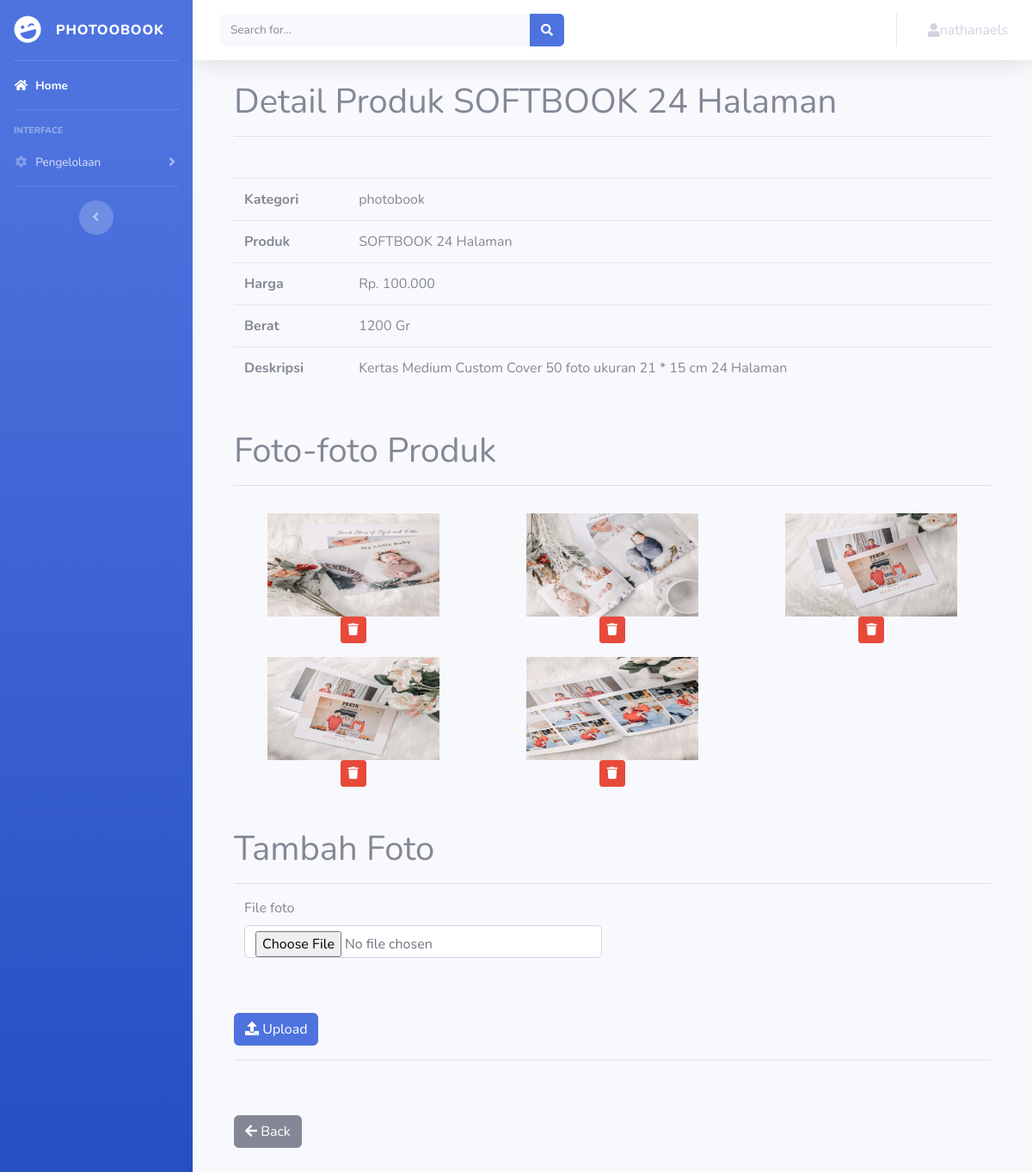
The page /admin/index.php?halaman=detailproduk&id=10 (signed in) on the database its author committed.
### tables this page shows
CREATE TABLE `produk` (
  `id_produk` int(11) NOT NULL,
  `id_kategori` int(11) NOT NULL,
  `max` varchar(11) NOT NULL,
  `nama_produk` varchar(100) NOT NULL,
  `harga` int(11) NOT NULL,
  `berat` int(11) NOT NULL,
  `deskripsi` text NOT NULL,
  `foto` varchar(255) NOT NULL
);

CREATE TABLE `kategori` (
  `id_kategori` int(11) NOT NULL,
  `kategori` varchar(255) NOT NULL
);

CREATE TABLE `foto_produk` (
  `id_foto_produk` int(11) NOT NULL,
  `id_produk` int(11) NOT NULL,
  `nama_produk_foto` varchar(255) NOT NULL
);

### admin/page/detail_produk.php (the view, shortened to what this page needs)
<?php
$semuadata = array();
$id_produk = $_GET['id'];
$ambil = $koneksi->query("SELECT * FROM produk LEFT JOIN kategori ON kategori.id_kategori=produk.id_kategori WHERE produk.id_produk = '$id_produk' ");
$pecah = $ambil->fetch_assoc();
$get = $koneksi->query("SELECT * FROM foto_produk WHERE id_produk='$id_produk' ");
while($per = $get->fetch_assoc()){
	$semuadata[] = $per;
}
 ?>
<div class="container">
	<h1>Detail Produk <?php echo $pecah['nama_produk'] ?></h1><hr>
 <table class="table mt-5 table-hover">
 	<tr>
 		<th>Kategori</th>
 		<td><?php echo $pecah['kategori'] ?></td>
 	</tr>
 	<tr>
 		<th>Produk</th>
 		<td><?php echo $pecah['nama_produk'] ?></td>
 	</tr>
 	<tr>
 		<th>Harga</th>
 		<td>Rp. <?php echo number_format($pecah['harga'],0,',','.') ?></td>
 	</tr>
 	<tr>
 		<th>Berat</th>
 		<td><?php echo $pecah['berat'] ?> Gr</td>
 	</tr>
 	<tr>
 		<th>Deskripsi</th>
 		<td><?php echo $pecah['deskripsi'] ?></td>
 	</tr>
 </table>
<h1 class="mt-5">Foto-foto Produk</h1><hr>
<div class="row">
<?php foreach ($semuadata as $key => $value): ?>
	<div class="col-md-4 text-center">
		<img src="../foto produk/<?php echo $value['nama_produk_foto'] ?>" class="mt-3 img-responsive" width="200px"><br>
		<a href="index.php?halaman=hapusprodukfoto&idfot=<?php echo $value['id_foto_produk'] ?>&idprd=<?php echo $id_produk ?>" class="btn btn-danger btn-sm" onclick="return confirm('apakah anda yakin ingin menghapusnya?') "><i class="fas fa-trash"></i></a>
	</div>
<?php endforeach ?>
</div>
<h1 class="mt-5">Tambah Foto</h1><hr>
	<form method="post" enctype="multipart/form-data">
		<div class="form-group">
			<div class="col-md-6">
				<label>File foto</label>
				<input type="file" name="foto" class="form-control">
			</div>
		</div>
			<button type="submit" name="simpan" onclick="return confirm('anda yakin ingin menambah foto?')" class="btn btn-primary mt-5"><i class="fas fa-upload"></i> Upload</button>
	</form><hr>
<a href="index.php?halaman=produk" class="btn btn-secondary mt-5"><i class="fas fa-arrow-left"></i> Back</a>
</div>

### rows shown on the page
produk: nama_produk "SOFTBOOK 24 Halaman", id_kategori.kategori "photobook", harga "100.000", berat "1200", deskripsi "Kertas Medium Custom Cover 50 foto ukuran 21 * 15 cm 24 Halaman"
foto_produk: nama_produk_foto (picture)
foto_produk: nama_produk_foto (picture)
foto_produk: nama_produk_foto (picture)
foto_produk: nama_produk_foto (picture)
foto_produk: nama_produk_foto (picture)

### other values the page prints
$_SESSION['admin']['username'] "nathanaels"
